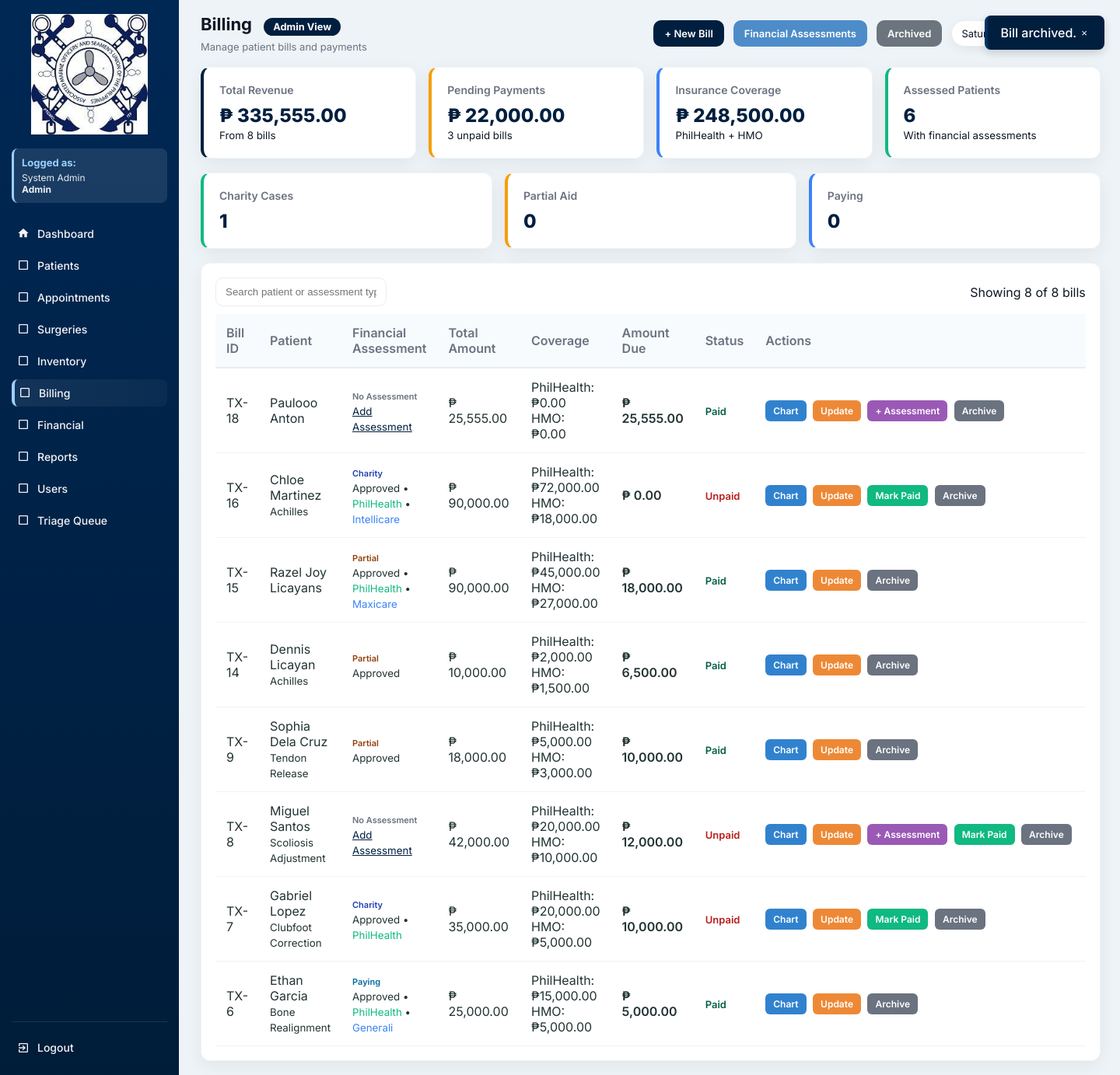
The page /billing.php?success=archived&action=archive&bill_id=18 (signed in) on the database its author committed.
### tables this page shows
CREATE TABLE `billing` (
  `id` int(11) NOT NULL,
  `patient_id` int(11) DEFAULT NULL,
  `financial_id` int(11) DEFAULT NULL,
  `financial_assessment_id` int(11) DEFAULT NULL,
  `surgery_id` int(11) DEFAULT NULL,
  `total_amount` decimal(10,2) DEFAULT NULL,
  `philhealth_coverage` decimal(10,2) DEFAULT 0.00,
  `hmo_coverage` decimal(10,2) DEFAULT 0.00,
  `amount_due` decimal(10,2) DEFAULT NULL,
  `status` enum('Unpaid','Paid') DEFAULT 'Unpaid',
  `created_at` timestamp NOT NULL DEFAULT current_timestamp(),
  `is_archived` tinyint(1) DEFAULT 0,
  `archived_at` datetime DEFAULT NULL,
  `archived_by` int(11) DEFAULT NULL,
  `paid_at` datetime DEFAULT NULL
);

CREATE TABLE `patients` (
  `id` int(11) NOT NULL,
  `patient_code` varchar(20) DEFAULT NULL,
  `first_name` varchar(100) DEFAULT NULL,
  `last_name` varchar(100) DEFAULT NULL,
  `gender` varchar(10) DEFAULT NULL,
  `sex` enum('Male','Female') DEFAULT NULL,
  `birth_date` date DEFAULT NULL,
  `phone` varchar(50) DEFAULT NULL,
  `address` text DEFAULT NULL,
  `guardian` varchar(100) DEFAULT NULL,
  `blood_type` varchar(10) DEFAULT NULL,
  `weight` decimal(5,2) DEFAULT NULL,
  `height` decimal(5,2) DEFAULT NULL,
  `pulse_rate` int(11) DEFAULT NULL,
  `temperature` decimal(4,2) DEFAULT NULL,
  `guardian_name` varchar(150) DEFAULT NULL,
  `created_at` timestamp NOT NULL DEFAULT current_timestamp(),
  `created_by` int(11) DEFAULT NULL,
  `is_archived` tinyint(1) DEFAULT 0,
  `archived_at` datetime DEFAULT NULL,
  `archived_by` int(11) DEFAULT NULL
);

CREATE TABLE `surgeries` (
  `id` int(11) NOT NULL,
  `patient_id` int(11) DEFAULT NULL,
  `doctor_id` int(11) DEFAULT NULL,
  `surgery_type` varchar(150) DEFAULT NULL,
  `schedule_date` date DEFAULT NULL,
  `operating_room` varchar(20) DEFAULT NULL,
  `status` enum('Scheduled','Approved','Completed','Cancelled','In Progress') NOT NULL DEFAULT 'Scheduled',
  `approved_by` int(11) DEFAULT NULL,
  `is_archived` tinyint(1) DEFAULT 0,
  `archived_at` datetime DEFAULT NULL,
  `archived_by` int(11) DEFAULT NULL,
  `created_at` timestamp NOT NULL DEFAULT current_timestamp(),
  `created_by` int(11) DEFAULT NULL,
  `approved_at` datetime DEFAULT NULL,
  `cancelled_by` int(11) DEFAULT NULL,
  `cancelled_at` datetime DEFAULT NULL,
  `cancellation_reason` text DEFAULT NULL,
  `completed_by` int(11) DEFAULT NULL,
  `completed_at` datetime DEFAULT NULL,
  `completion_reason` text DEFAULT NULL
);

CREATE TABLE `financial_assessment` (
  `id` int(11) NOT NULL,
  `patient_id` int(11) DEFAULT NULL,
  `billing_id` int(11) DEFAULT NULL,
  `assessment_type` enum('Charity','Partial','Paying') DEFAULT NULL,
  `philhealth_eligible` tinyint(1) DEFAULT 0,
  `hmo_provider` varchar(100) DEFAULT NULL,
  `status` enum('Pending','Approved','Rejected') DEFAULT 'Pending',
  `is_archived` tinyint(1) DEFAULT 0,
  `archived_at` datetime DEFAULT NULL,
  `archived_by` int(11) DEFAULT NULL,
  `reviewed_at` datetime DEFAULT NULL,
  `reviewed_by` int(11) DEFAULT NULL,
  `created_at` timestamp NOT NULL DEFAULT current_timestamp()
);

### billing.php (the view, shortened to what the rows shown need)
<?php
require 'config.php';
require 'functions.php';
$current_role = $_SESSION['role'] ?? 'Guest';
$is_admin = ($current_role === 'Admin');
$is_billing = ($current_role === 'Billing');
$is_social_worker = ($current_role === 'SocialWorker');
$bills_per_page = 10;
$current_page = isset($_GET['page']) ? max(1, intval($_GET['page'])) : 1;
$offset = ($current_page - 1) * $bills_per_page;
$show_archived = isset($_GET['show']) && $_GET['show'] === 'archived';
$where_conditions = $show_archived ? ["b.is_archived = 1"] : ["b.is_archived = 0"];
$where_clause = !empty($where_conditions) ? 'WHERE ' . implode(' AND ', $where_conditions) : '';
$rows = fetchAll($conn, "
    SELECT
        b.*,
        p.first_name,
        p.last_name,
        p.patient_code,
        s.surgery_type,
        s.schedule_date,
        fa.id as fa_id,
        fa.assessment_type,
        fa.status as fa_status,
        fa.philhealth_eligible,
        fa.hmo_provider,
        fa.created_at as fa_created,
        arch_user.full_name AS archived_by_name,
        COUNT(CASE WHEN b2.status = 'Unpaid' AND b2.patient_id = b.patient_id THEN 1 END) as patient_unpaid_count,
        SUM(CASE WHEN b2.status = 'Unpaid' AND b2.patient_id = b.patient_id THEN b2.amount_due ELSE 0 END) as patient_unpaid_total
    FROM billing b
    LEFT JOIN patients p ON b.patient_id = p.id
    LEFT JOIN surgeries s ON b.surgery_id = s.id
    LEFT JOIN financial_assessment fa ON b.financial_assessment_id = fa.id
    LEFT JOIN users arch_user ON b.archived_by = arch_user.id
    LEFT JOIN billing b2 ON b.patient_id = b2.patient_id AND b2.is_archived = 0
    $where_clause
    GROUP BY b.id
    ORDER BY b.id DESC
    LIMIT $offset, $bills_per_page
", null, []);
?>
<!DOCTYPE html>
<html lang="en">
<head>
</head>
<body>
<div class="app">
  <div class="main">
    <div class="topbar">
      <div class="top-left">
        <h1>Billing <?= $show_archived ? '(Archived)' : '' ?>
          <span class="role-badge role-<?= strtolower($current_role) ?>"><?= htmlspecialchars($current_role) ?> View</span>
        </h1>
      </div>
    </div>
    <div class="table-wrap">
      <table id="billingTable">
        <thead>
          <tr>
            <th>Bill ID</th>
            <th>Patient</th>
            <th>Financial Assessment</th>
            <th>Total Amount</th>
            <th>Coverage</th>
            <th>Amount Due</th>
            <th>Status</th>
            <th>Actions</th>
          </tr>
        </thead>
        <tbody>
          <?php if (count($rows) > 0): ?>
            <?php foreach($rows as $r): ?>
              <?php
              $status_class = strtolower($r['status'] ?? 'unpaid');
              $has_assessment = !empty($r['fa_id']);
              $assessment_type = $r['assessment_type'] ?? null;
              $fa_status = $r['fa_status'] ?? null;
              $type_class = $assessment_type ? 'type-' . strtolower($assessment_type) : 'type-none';
              $row_bg = !empty($r['is_archived']) ? 'style="background:rgba(149,165,166,0.1);"' : '';
              $patient_name = htmlspecialchars($r['first_name'] . ' ' . $r['last_name']);
              ?>
              <tr data-id="<?= $r['id'] ?>" <?= $row_bg ?>>
                <td>TX-<?= $r['id'] ?></td>
                <td>
                  <?= $patient_name ?>
                  <?php if ($r['surgery_type']): ?>
                    <br><small class="muted"><?= htmlspecialchars($r['surgery_type']) ?></small>
                  <?php endif; ?>
                </td>
                <td>
                  <?php if ($has_assessment): ?>
                    <span class="type <?= $type_class ?>"><?= htmlspecialchars($assessment_type) ?></span>
                    <br>
                    <small class="muted">
                      <?= htmlspecialchars($fa_status ?? 'N/A') ?>
                      <?php if ($r['philhealth_eligible']): ?> • <span style="color:#10b981;">PhilHealth</span><?php endif; ?>
                      <?php if (!empty($r['hmo_provider'])): ?> • <span style="color:#3b82f6;"><?= htmlspecialchars($r['hmo_provider']) ?></span><?php endif; ?>
                    </small>
                  <?php else: ?>
                    <span class="type type-none">No Assessment</span>
                    <br>
                    <small class="muted"><a href="financial_form.php?patient_id=<?= $r['patient_id'] ?>&bill_id=<?= $r['id'] ?>" style="color:var(--navy-700);">Add Assessment</a></small>
                  <?php endif; ?>
                </td>
                <td>₱ <?= number_format($r['total_amount'], 2) ?></td>
                <td>
                  PhilHealth: ₱<?= number_format($r['philhealth_coverage'], 2) ?><br>
                  HMO: ₱<?= number_format($r['hmo_coverage'], 2) ?>
                </td>
                <td style="font-weight:600;">₱ <?= number_format($r['amount_due'], 2) ?></td>
                <td>
                  <span class="status <?= $status_class ?>"><?= $r['status'] ?></span>
                </td>
                <td style="white-space:nowrap;">
                  <a href="billing_view.php?id=<?= $r['id'] ?>" class="action-btn btn-chart">Chart</a>
                  <a href="billing_form.php?id=<?= $r['id'] ?>" class="action-btn btn-update">Update</a>
                  <?php if (!$has_assessment && ($is_admin || $is_billing || $is_social_worker)): ?>
                    <a href="financial_form.php?patient_id=<?= $r['patient_id'] ?>&bill_id=<?= $r['id'] ?>" class="action-btn btn-assessment">+ Assessment</a>
                  <?php endif; ?>
                  <?php if ($r['status'] === 'Unpaid' && ($is_admin || $is_billing) && empty($r['is_archived'])): ?>
                    <a href="billing.php?mark_paid=<?= $r['id'] ?>" class="action-btn btn-paid" onclick="return confirm('Mark bill for <?= htmlspecialchars($patient_name, ENT_QUOTES) ?> as paid?')">Mark Paid</a>
                  <?php endif; ?>
                  <?php if (($is_admin || $is_billing)): ?>
                    <?php if (!empty($r['is_archived'])): ?>
                      <a href="billing.php?restore=<?= $r['id'] ?>" class="action-btn btn-archive" onclick="return confirm('Restore bill for <?= htmlspecialchars($patient_name, ENT_QUOTES) ?>?')">Restore</a>
                    <?php else: ?>
                      <a href="billing.php?archive=<?= $r['id'] ?>" class="action-btn btn-archive" onclick="return confirm('Archive bill for <?= htmlspecialchars($patient_name, ENT_QUOTES) ?>?')">Archive</a>
                    <?php endif; ?>
                  <?php endif; ?>
                </td>
              </tr>
            <?php endforeach; ?>
          <?php else: ?>
            <tr><td colspan="8" style="text-align:center; padding:30px;">No bills found.</td></tr>
          <?php endif; ?>
        </tbody>
      </table>
    </div>
  </div>
</div>
</body>
</html>

### rows shown on the page
billing: id "18", patient.last_name "Paulooo Anton", total_amount "25,555.00", philhealth_coverage "0.00", hmo_coverage "0.00", amount_due "25,555.00", status "Paid"
billing: id "16", patient.last_name "Chloe Martinez", surgery.surgery_type "Achilles", financial_assessment.assessment_type "Charity", financial_assessment.status "Approved", shows "PhilHealth", financial_assessment.hmo_provider "Intellicare", total_amount "90,000.00", philhealth_coverage "72,000.00", hmo_coverage "18,000.00", amount_due "0.00", status "Unpaid"
billing: id "15", patient.last_name "Razel Joy Licayans", financial_assessment.assessment_type "Partial", financial_assessment.status "Approved", shows "PhilHealth", financial_assessment.hmo_provider "Maxicare", total_amount "90,000.00", philhealth_coverage "45,000.00", hmo_coverage "27,000.00", amount_due "18,000.00", status "Paid"
billing: id "14", patient.last_name "Dennis Licayan", surgery.surgery_type "Achilles", financial_assessment.assessment_type "Partial", financial_assessment.status "Approved", total_amount "10,000.00", philhealth_coverage "2,000.00", hmo_coverage "1,500.00", amount_due "6,500.00", status "Paid"
billing: id "9", patient.last_name "Sophia Dela Cruz", surgery.surgery_type "Tendon Release", financial_assessment.assessment_type "Partial", financial_assessment.status "Approved", total_amount "18,000.00", philhealth_coverage "5,000.00", hmo_coverage "3,000.00", amount_due "10,000.00", status "Paid"
billing: id "8", patient.last_name "Miguel Santos", surgery.surgery_type "Scoliosis Adjustment", total_amount "42,000.00", philhealth_coverage "20,000.00", hmo_coverage "10,000.00", amount_due "12,000.00", status "Unpaid"
billing: id "7", patient.last_name "Gabriel Lopez", surgery.surgery_type "Clubfoot Correction", financial_assessment.assessment_type "Charity", financial_assessment.status "Approved", shows "PhilHealth", total_amount "35,000.00", philhealth_coverage "20,000.00", hmo_coverage "5,000.00", amount_due "10,000.00", status "Unpaid"
billing: id "6", patient.last_name "Ethan Garcia", surgery.surgery_type "Bone Realignment", financial_assessment.assessment_type "Paying", financial_assessment.status "Approved", shows "PhilHealth", financial_assessment.hmo_provider "Generali", total_amount "25,000.00", philhealth_coverage "15,000.00", hmo_coverage "5,000.00", amount_due "5,000.00", status "Paid"

### other values the page prints
$current_name "System Admin"
$current_role "Admin"
$label "Patients"
$label "Appointments"
$label "Surgeries"
$label "Inventory"
$label "Billing"
$label "Financial"
$label "Reports"
$label "Users"
$label "Triage Queue"
$total_stats['total_revenue'] "335,555.00"
$total_stats['total_bills'] "8"
$total_stats['pending_payments'] "22,000.00"
$total_stats['unpaid_bills'] "3"
